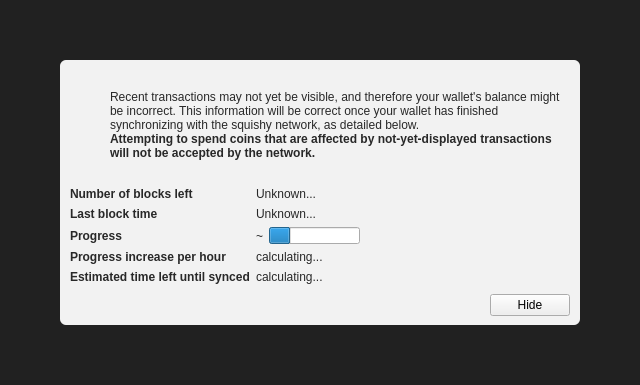
<?xml version="1.0" encoding="UTF-8"?>
<ui version="4.0">
 <class>ModalOverlay</class>
 <widget class="ModalOverlay" name="ModalOverlay">
  <property name="geometry">
   <rect>
    <x>0</x>
    <y>0</y>
    <width>640</width>
    <height>385</height>
   </rect>
  </property>
  <property name="windowTitle">
   <string>Form</string>
  </property>
  <layout class="QVBoxLayout" name="verticalLayout" stretch="0">
   <property name="sizeConstraint">
    <enum>QLayout::SetDefaultConstraint</enum>
   </property>
   <property name="leftMargin">
    <number>0</number>
   </property>
   <property name="topMargin">
    <number>0</number>
   </property>
   <property name="rightMargin">
    <number>0</number>
   </property>
   <property name="bottomMargin">
    <number>0</number>
   </property>
   <item>
    <widget class="QWidget" name="bgWidget" native="true">
     <property name="styleSheet">
      <string notr="true">#bgWidget { background: rgba(0,0,0,220); }</string>
     </property>
     <layout class="QVBoxLayout" name="verticalLayoutMain" stretch="1">
      <property name="leftMargin">
       <number>60</number>
      </property>
      <property name="topMargin">
       <number>60</number>
      </property>
      <property name="rightMargin">
       <number>60</number>
      </property>
      <property name="bottomMargin">
       <number>60</number>
      </property>
      <item>
       <widget class="QWidget" name="contentWidget" native="true">
        <property name="styleSheet">
         <string notr="true">#contentWidget { background: rgba(255,255,255,240); border-radius: 6px; }

QLabel { color: rgb(40,40,40);  }</string>
        </property>
        <layout class="QVBoxLayout" name="verticalLayoutSub" stretch="1,0,0,0">
         <property name="spacing">
          <number>0</number>
         </property>
         <property name="leftMargin">
          <number>10</number>
         </property>
         <property name="topMargin">
          <number>10</number>
         </property>
         <property name="rightMargin">
          <number>10</number>
         </property>
         <property name="bottomMargin">
          <number>10</number>
         </property>
         <item>
          <layout class="QHBoxLayout" name="horizontalLayoutIconText" stretch="0,1">
           <property name="topMargin">
            <number>20</number>
           </property>
           <item>
            <layout class="QVBoxLayout" name="verticalLayoutIcon">
             <property name="leftMargin">
              <number>0</number>
             </property>
             <item>
              <widget class="QPushButton" name="warningIcon">
               <property name="enabled">
                <bool>false</bool>
               </property>
               <property name="text">
                <string/>
               </property>
               <property name="icon">
                <iconset>
                 <normaloff>:/icons/warning</normaloff>
                 <disabledoff>:/icons/warning</disabledoff>:/icons/warning</iconset>
               </property>
               <property name="iconSize">
                <size>
                 <width>48</width>
                 <height>48</height>
                </size>
               </property>
               <property name="flat">
                <bool>true</bool>
               </property>
              </widget>
             </item>
             <item>
              <spacer name="verticalSpacerWarningIcon">
               <property name="orientation">
                <enum>Qt::Vertical</enum>
               </property>
               <property name="sizeHint" stdset="0">
                <size>
                 <width>20</width>
                 <height>40</height>
                </size>
               </property>
              </spacer>
             </item>
            </layout>
           </item>
           <item>
            <layout class="QVBoxLayout" name="verticalLayoutInfoText">
             <property name="leftMargin">
              <number>0</number>
             </property>
             <property name="topMargin">
              <number>0</number>
             </property>
             <item>
              <widget class="QLabel" name="infoText">
               <property name="text">
                <string>Recent transactions may not yet be visible, and therefore your wallet's balance might be incorrect. This information will be correct once your wallet has finished synchronizing with the squishy network, as detailed below.</string>
               </property>
               <property name="textFormat">
                <enum>Qt::RichText</enum>
               </property>
               <property name="wordWrap">
                <bool>true</bool>
               </property>
              </widget>
             </item>
             <item>
              <widget class="QLabel" name="infoTextStrong">
               <property name="font">
                <font>
                 <weight>75</weight>
                 <bold>true</bold>
                </font>
               </property>
               <property name="text">
                <string>Attempting to spend coins that are affected by not-yet-displayed transactions will not be accepted by the network.</string>
               </property>
               <property name="textFormat">
                <enum>Qt::RichText</enum>
               </property>
               <property name="wordWrap">
                <bool>true</bool>
               </property>
              </widget>
             </item>
             <item>
              <spacer name="verticalSpacerInTextSpace">
               <property name="orientation">
                <enum>Qt::Vertical</enum>
               </property>
               <property name="sizeHint" stdset="0">
                <size>
                 <width>20</width>
                 <height>40</height>
                </size>
               </property>
              </spacer>
             </item>
            </layout>
           </item>
          </layout>
         </item>
         <item>
          <spacer name="verticalSpacerAfterText">
           <property name="orientation">
            <enum>Qt::Vertical</enum>
           </property>
           <property name="sizeHint" stdset="0">
            <size>
             <width>20</width>
             <height>40</height>
            </size>
           </property>
          </spacer>
         </item>
         <item>
          <layout class="QFormLayout" name="formLayout">
           <property name="fieldGrowthPolicy">
            <enum>QFormLayout::FieldsStayAtSizeHint</enum>
           </property>
           <property name="horizontalSpacing">
            <number>6</number>
           </property>
           <property name="verticalSpacing">
            <number>6</number>
           </property>
           <property name="topMargin">
            <number>10</number>
           </property>
           <item row="0" column="0">
            <widget class="QLabel" name="labelNumberOfBlocksLeft">
             <property name="font">
              <font>
               <weight>75</weight>
               <bold>true</bold>
              </font>
             </property>
             <property name="text">
              <string>Number of blocks left</string>
             </property>
            </widget>
           </item>
           <item row="0" column="1">
            <widget class="QLabel" name="numberOfBlocksLeft">
             <property name="text">
              <string>Unknown...</string>
             </property>
            </widget>
           </item>
           <item row="1" column="0">
            <widget class="QLabel" name="labelLastBlockTime">
             <property name="font">
              <font>
               <weight>75</weight>
               <bold>true</bold>
              </font>
             </property>
             <property name="text">
              <string>Last block time</string>
             </property>
            </widget>
           </item>
           <item row="1" column="1">
            <widget class="QLabel" name="newestBlockDate">
             <property name="sizePolicy">
              <sizepolicy hsizetype="Maximum" vsizetype="Preferred">
               <horstretch>0</horstretch>
               <verstretch>0</verstretch>
              </sizepolicy>
             </property>
             <property name="text">
              <string>Unknown...</string>
             </property>
            </widget>
           </item>
           <item row="2" column="0">
            <widget class="QLabel" name="labelSyncDone">
             <property name="font">
              <font>
               <weight>75</weight>
               <bold>true</bold>
              </font>
             </property>
             <property name="text">
              <string>Progress</string>
             </property>
            </widget>
           </item>
           <item row="2" column="1">
            <layout class="QHBoxLayout" name="horizontalLayoutSync" stretch="0,1">
             <item>
              <widget class="QLabel" name="percentageProgress">
               <property name="text">
                <string notr="true">~</string>
               </property>
              </widget>
             </item>
             <item>
              <widget class="QProgressBar" name="progressBar">
               <property name="value">
                <number>24</number>
               </property>
               <property name="format">
                <string/>
               </property>
              </widget>
             </item>
            </layout>
           </item>
           <item row="4" column="0">
            <widget class="QLabel" name="labelProgressIncrease">
             <property name="font">
              <font>
               <weight>75</weight>
               <bold>true</bold>
              </font>
             </property>
             <property name="text">
              <string>Progress increase per hour</string>
             </property>
            </widget>
           </item>
           <item row="4" column="1">
            <widget class="QLabel" name="progressIncreasePerH">
             <property name="text">
              <string>calculating...</string>
             </property>
            </widget>
           </item>
           <item row="5" column="0">
            <widget class="QLabel" name="labelEstimatedTimeLeft">
             <property name="font">
              <font>
               <weight>75</weight>
               <bold>true</bold>
              </font>
             </property>
             <property name="text">
              <string>Estimated time left until synced</string>
             </property>
            </widget>
           </item>
           <item row="5" column="1">
            <widget class="QLabel" name="expectedTimeLeft">
             <property name="text">
              <string>calculating...</string>
             </property>
            </widget>
           </item>
          </layout>
         </item>
         <item>
          <layout class="QHBoxLayout" name="horizontalLayoutButtons">
           <property name="leftMargin">
            <number>10</number>
           </property>
           <property name="topMargin">
            <number>10</number>
           </property>
           <item>
            <spacer name="horizontalSpacer">
             <property name="orientation">
              <enum>Qt::Horizontal</enum>
             </property>
             <property name="sizeHint" stdset="0">
              <size>
               <width>40</width>
               <height>20</height>
              </size>
             </property>
            </spacer>
           </item>
           <item>
            <widget class="QPushButton" name="closeButton">
             <property name="text">
              <string>Hide</string>
             </property>
            </widget>
           </item>
          </layout>
         </item>
        </layout>
       </widget>
      </item>
     </layout>
    </widget>
   </item>
  </layout>
 </widget>
 <customwidgets>
  <customwidget>
   <class>ModalOverlay</class>
   <extends>QWidget</extends>
   <header>modaloverlay.h</header>
   <container>1</container>
  </customwidget>
 </customwidgets>
 <resources/>
 <connections/>
</ui>
